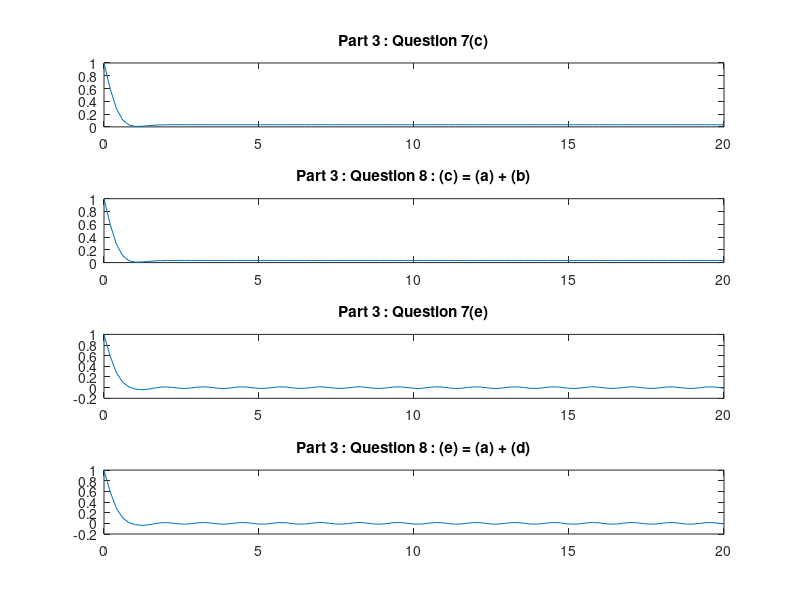

Source code (MATLAB):
clear all; % clean all existing variables in working space
close all; % close all existing figures

% Part 3 : Question 7 a-e

N = 100;
start_t = 0;
stop_t = 20;
T = linspace(start_t, stop_t, N);

x_a = zeros(N, 1);
x_b = zeros(N, 1);
x_c = zeros(N, 1);
x_d = zeros(N, 1);
x_e = zeros(N, 1);


for i = 1:N
    t = T(i);
    x_a(i) = (exp(-3*t)*cos(sqrt(6)*t)) + ((1/sqrt(6))*(exp(-3*t))*sin(sqrt(6)*t));
    x_b(i) = (1/30) - ((1/30)*(exp(-3*t))*(cos(sqrt(6)*t))) - ((1/(10*sqrt(6)))*(exp(-3*t))*sin(sqrt(6)*t));
    x_c(i) = (1/30) + ((29/30)*exp(-3*t)*cos(sqrt(6)*t)) + (((3*sqrt(3)*exp(-3*t)*sin(sqrt(6)*t)))/(10*sqrt(2)));
    x_d(i) = ((3/200)*exp(-3*t)*cos(sqrt(6)*t)) + ((7/(100*sqrt(6)))*exp(-3*t)*sin(sqrt(6)*t)) - ((3*cos(5*t))/200) - (sin(5*t)/200);
    x_e(i) = ((203/200)*exp(-3*t)*cos(sqrt(6)*t)) + ((107/(100*sqrt(6)))*exp(-3*t)*sin(sqrt(6)*t)) - ((3*cos(5*t))/200) - (sin(5*t)/200);
    C = x_a + x_b;
    E = x_a + x_d;
end

% Plot 
subplot(4,1,1)
    plot(T,x_c)
    title('Part 3 : Question 7(c)')
subplot(4,1,2)
    plot(T,C)
    title('Part 3 : Question 8 : (c) = (a) + (b)' )
subplot(4,1,3)
    plot(T,x_e)
    title('Part 3 : Question 7(e)')
subplot(4,1,4)
    plot(T,E)
    title('Part 3 : Question 8 : (e) = (a) + (d)')

